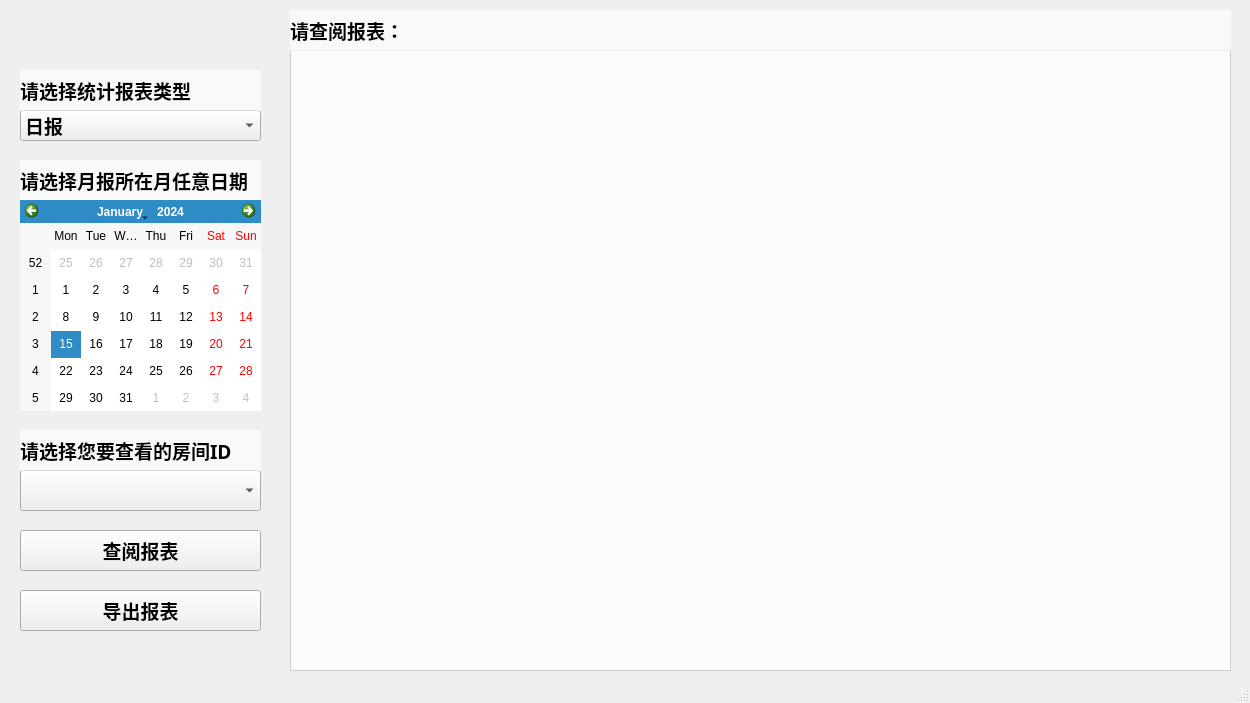
<?xml version="1.0" encoding="UTF-8"?>
<ui version="4.0">
 <class>ManagerClass</class>
 <widget class="QMainWindow" name="ManagerClass">
  <property name="geometry">
   <rect>
    <x>0</x>
    <y>0</y>
    <width>1250</width>
    <height>703</height>
   </rect>
  </property>
  <property name="minimumSize">
   <size>
    <width>1250</width>
    <height>703</height>
   </size>
  </property>
  <property name="maximumSize">
   <size>
    <width>1250</width>
    <height>703</height>
   </size>
  </property>
  <property name="sizeIncrement">
   <size>
    <width>0</width>
    <height>0</height>
   </size>
  </property>
  <property name="baseSize">
   <size>
    <width>1250</width>
    <height>703</height>
   </size>
  </property>
  <property name="windowTitle">
   <string>Manager</string>
  </property>
  <widget class="QWidget" name="centralWidget">
   <property name="autoFillBackground">
    <bool>false</bool>
   </property>
   <layout class="QVBoxLayout" name="verticalLayout" stretch="0">
    <property name="spacing">
     <number>0</number>
    </property>
    <property name="sizeConstraint">
     <enum>QLayout::SetDefaultConstraint</enum>
    </property>
    <property name="leftMargin">
     <number>0</number>
    </property>
    <property name="topMargin">
     <number>0</number>
    </property>
    <property name="rightMargin">
     <number>0</number>
    </property>
    <property name="bottomMargin">
     <number>0</number>
    </property>
    <item>
     <widget class="QStackedWidget" name="stackedWidget">
      <property name="autoFillBackground">
       <bool>true</bool>
      </property>
      <property name="currentIndex">
       <number>1</number>
      </property>
      <widget class="QWidget" name="page1">
       <property name="styleSheet">
        <string notr="true">#page1{border-image: url(:/Manager/Resources/login.jpg);}
</string>
       </property>
       <widget class="QLineEdit" name="lineEditUserName">
        <property name="geometry">
         <rect>
          <x>510</x>
          <y>280</y>
          <width>231</width>
          <height>41</height>
         </rect>
        </property>
        <property name="font">
         <font>
          <family>思源黑体 Bold</family>
          <pointsize>12</pointsize>
          <weight>75</weight>
          <bold>true</bold>
         </font>
        </property>
        <property name="placeholderText">
         <string>请输入用户名</string>
        </property>
       </widget>
       <widget class="QLineEdit" name="lineEditPassWord">
        <property name="geometry">
         <rect>
          <x>510</x>
          <y>350</y>
          <width>231</width>
          <height>41</height>
         </rect>
        </property>
        <property name="font">
         <font>
          <family>思源黑體 Bold</family>
          <pointsize>12</pointsize>
          <weight>75</weight>
          <bold>true</bold>
         </font>
        </property>
        <property name="echoMode">
         <enum>QLineEdit::Password</enum>
        </property>
        <property name="placeholderText">
         <string>请输入密码</string>
        </property>
       </widget>
       <widget class="QPushButton" name="BtnLogIn">
        <property name="geometry">
         <rect>
          <x>540</x>
          <y>430</y>
          <width>121</width>
          <height>41</height>
         </rect>
        </property>
        <property name="font">
         <font>
          <family>思源黑体 Bold</family>
          <pointsize>12</pointsize>
          <weight>75</weight>
          <bold>true</bold>
         </font>
        </property>
        <property name="text">
         <string>登录</string>
        </property>
       </widget>
      </widget>
      <widget class="QWidget" name="page2">
       <property name="autoFillBackground">
        <bool>false</bool>
       </property>
       <property name="styleSheet">
        <string notr="true">#page2{border-image: url(:/Manager/Resources/workbg.jpg);}</string>
       </property>
       <widget class="QComboBox" name="comboBoxReportType">
        <property name="geometry">
         <rect>
          <x>20</x>
          <y>110</y>
          <width>241</width>
          <height>31</height>
         </rect>
        </property>
        <property name="font">
         <font>
          <family>思源黑体 Bold</family>
          <pointsize>14</pointsize>
          <weight>75</weight>
          <bold>true</bold>
         </font>
        </property>
        <item>
         <property name="text">
          <string>日报</string>
         </property>
        </item>
        <item>
         <property name="text">
          <string>周报</string>
         </property>
        </item>
        <item>
         <property name="text">
          <string>月报</string>
         </property>
        </item>
        <item>
         <property name="text">
          <string>年报</string>
         </property>
        </item>
       </widget>
       <widget class="QLabel" name="labelReportType">
        <property name="geometry">
         <rect>
          <x>20</x>
          <y>70</y>
          <width>241</width>
          <height>41</height>
         </rect>
        </property>
        <property name="font">
         <font>
          <family>思源黑体 Bold</family>
          <pointsize>14</pointsize>
          <weight>75</weight>
          <bold>true</bold>
         </font>
        </property>
        <property name="autoFillBackground">
         <bool>false</bool>
        </property>
        <property name="styleSheet">
         <string notr="true">#labelReportType{background-color:rgba(255, 255, 255, 60%);}</string>
        </property>
        <property name="text">
         <string>请选择统计报表类型</string>
        </property>
       </widget>
       <widget class="QStackedWidget" name="stackedWidgetTimeSelection">
        <property name="geometry">
         <rect>
          <x>20</x>
          <y>160</y>
          <width>241</width>
          <height>41</height>
         </rect>
        </property>
        <property name="autoFillBackground">
         <bool>false</bool>
        </property>
        <property name="styleSheet">
         <string notr="true"/>
        </property>
        <property name="currentIndex">
         <number>2</number>
        </property>
        <widget class="QWidget" name="pageDay">
         <widget class="QLabel" name="labelDay">
          <property name="geometry">
           <rect>
            <x>0</x>
            <y>0</y>
            <width>241</width>
            <height>41</height>
           </rect>
          </property>
          <property name="font">
           <font>
            <family>思源黑体 Bold</family>
            <pointsize>14</pointsize>
            <weight>75</weight>
            <bold>true</bold>
           </font>
          </property>
          <property name="styleSheet">
           <string notr="true">#labelDay{background-color:rgba(255, 255, 255, 60%);}</string>
          </property>
          <property name="text">
           <string>请选择日报日期</string>
          </property>
         </widget>
        </widget>
        <widget class="QWidget" name="pageWeek">
         <widget class="QLabel" name="labelWeek">
          <property name="geometry">
           <rect>
            <x>0</x>
            <y>0</y>
            <width>241</width>
            <height>41</height>
           </rect>
          </property>
          <property name="font">
           <font>
            <family>思源黑体 Bold</family>
            <pointsize>14</pointsize>
            <weight>75</weight>
            <bold>true</bold>
           </font>
          </property>
          <property name="styleSheet">
           <string notr="true">#labelWeek{background-color:rgba(255, 255, 255, 60%);}</string>
          </property>
          <property name="text">
           <string>请选择周报所在周任意日期</string>
          </property>
         </widget>
        </widget>
        <widget class="QWidget" name="pageMonth">
         <widget class="QLabel" name="labelMonth">
          <property name="geometry">
           <rect>
            <x>0</x>
            <y>0</y>
            <width>241</width>
            <height>41</height>
           </rect>
          </property>
          <property name="font">
           <font>
            <family>思源黑体 Bold</family>
            <pointsize>14</pointsize>
            <weight>75</weight>
            <bold>true</bold>
           </font>
          </property>
          <property name="styleSheet">
           <string notr="true">#labelMonth{background-color:rgba(255, 255, 255, 60%);}</string>
          </property>
          <property name="text">
           <string>请选择月报所在月任意日期</string>
          </property>
         </widget>
        </widget>
        <widget class="QWidget" name="pageYear">
         <widget class="QLabel" name="labelYear">
          <property name="geometry">
           <rect>
            <x>0</x>
            <y>0</y>
            <width>241</width>
            <height>41</height>
           </rect>
          </property>
          <property name="font">
           <font>
            <family>思源黑体 Bold</family>
            <pointsize>14</pointsize>
            <weight>75</weight>
            <bold>true</bold>
           </font>
          </property>
          <property name="styleSheet">
           <string notr="true">#labelYear{background-color:rgba(255, 255, 255, 60%);}</string>
          </property>
          <property name="text">
           <string>请选择年报所在年任意日期</string>
          </property>
         </widget>
        </widget>
       </widget>
       <widget class="QCalendarWidget" name="calendarWidget">
        <property name="geometry">
         <rect>
          <x>20</x>
          <y>200</y>
          <width>241</width>
          <height>211</height>
         </rect>
        </property>
       </widget>
       <widget class="QPushButton" name="BtnReportQuery">
        <property name="geometry">
         <rect>
          <x>20</x>
          <y>530</y>
          <width>241</width>
          <height>41</height>
         </rect>
        </property>
        <property name="font">
         <font>
          <family>思源黑体 Bold</family>
          <pointsize>14</pointsize>
          <weight>75</weight>
          <bold>true</bold>
         </font>
        </property>
        <property name="autoFillBackground">
         <bool>true</bool>
        </property>
        <property name="styleSheet">
         <string notr="true"/>
        </property>
        <property name="text">
         <string>查阅报表</string>
        </property>
       </widget>
       <widget class="QTableWidget" name="tableReport">
        <property name="geometry">
         <rect>
          <x>290</x>
          <y>50</y>
          <width>941</width>
          <height>621</height>
         </rect>
        </property>
        <property name="styleSheet">
         <string notr="true">#tableReport{background-color:rgba(255, 255, 255, 80%);}</string>
        </property>
       </widget>
       <widget class="QLabel" name="labelShowReport">
        <property name="geometry">
         <rect>
          <x>290</x>
          <y>10</y>
          <width>941</width>
          <height>41</height>
         </rect>
        </property>
        <property name="font">
         <font>
          <family>思源黑体 Bold</family>
          <pointsize>14</pointsize>
          <weight>75</weight>
          <bold>true</bold>
         </font>
        </property>
        <property name="autoFillBackground">
         <bool>false</bool>
        </property>
        <property name="styleSheet">
         <string notr="true">#labelShowReport{background-color:rgba(255, 255, 255, 60%);}</string>
        </property>
        <property name="text">
         <string>请查阅报表：</string>
        </property>
       </widget>
       <widget class="QPushButton" name="BtnPrint">
        <property name="geometry">
         <rect>
          <x>20</x>
          <y>590</y>
          <width>241</width>
          <height>41</height>
         </rect>
        </property>
        <property name="font">
         <font>
          <family>思源黑体 Bold</family>
          <pointsize>14</pointsize>
          <weight>75</weight>
          <bold>true</bold>
         </font>
        </property>
        <property name="autoFillBackground">
         <bool>true</bool>
        </property>
        <property name="text">
         <string>导出报表</string>
        </property>
       </widget>
       <widget class="QComboBox" name="comboBoxRoomID">
        <property name="geometry">
         <rect>
          <x>20</x>
          <y>470</y>
          <width>241</width>
          <height>41</height>
         </rect>
        </property>
        <property name="font">
         <font>
          <family>思源黑体 Bold</family>
          <pointsize>14</pointsize>
          <weight>75</weight>
          <bold>true</bold>
         </font>
        </property>
       </widget>
       <widget class="QLabel" name="labelRoomID">
        <property name="geometry">
         <rect>
          <x>20</x>
          <y>430</y>
          <width>241</width>
          <height>41</height>
         </rect>
        </property>
        <property name="font">
         <font>
          <family>思源黑体 Bold</family>
          <pointsize>14</pointsize>
          <weight>75</weight>
          <bold>true</bold>
         </font>
        </property>
        <property name="styleSheet">
         <string notr="true">#labelRoomID{background-color:rgba(255, 255, 255, 60%);}</string>
        </property>
        <property name="text">
         <string>请选择您要查看的房间ID</string>
        </property>
       </widget>
      </widget>
     </widget>
    </item>
   </layout>
  </widget>
  <widget class="QStatusBar" name="statusBar"/>
 </widget>
 <layoutdefault spacing="6" margin="11"/>
 <resources>
  <include location="Manager.qrc"/>
 </resources>
 <connections/>
</ui>
